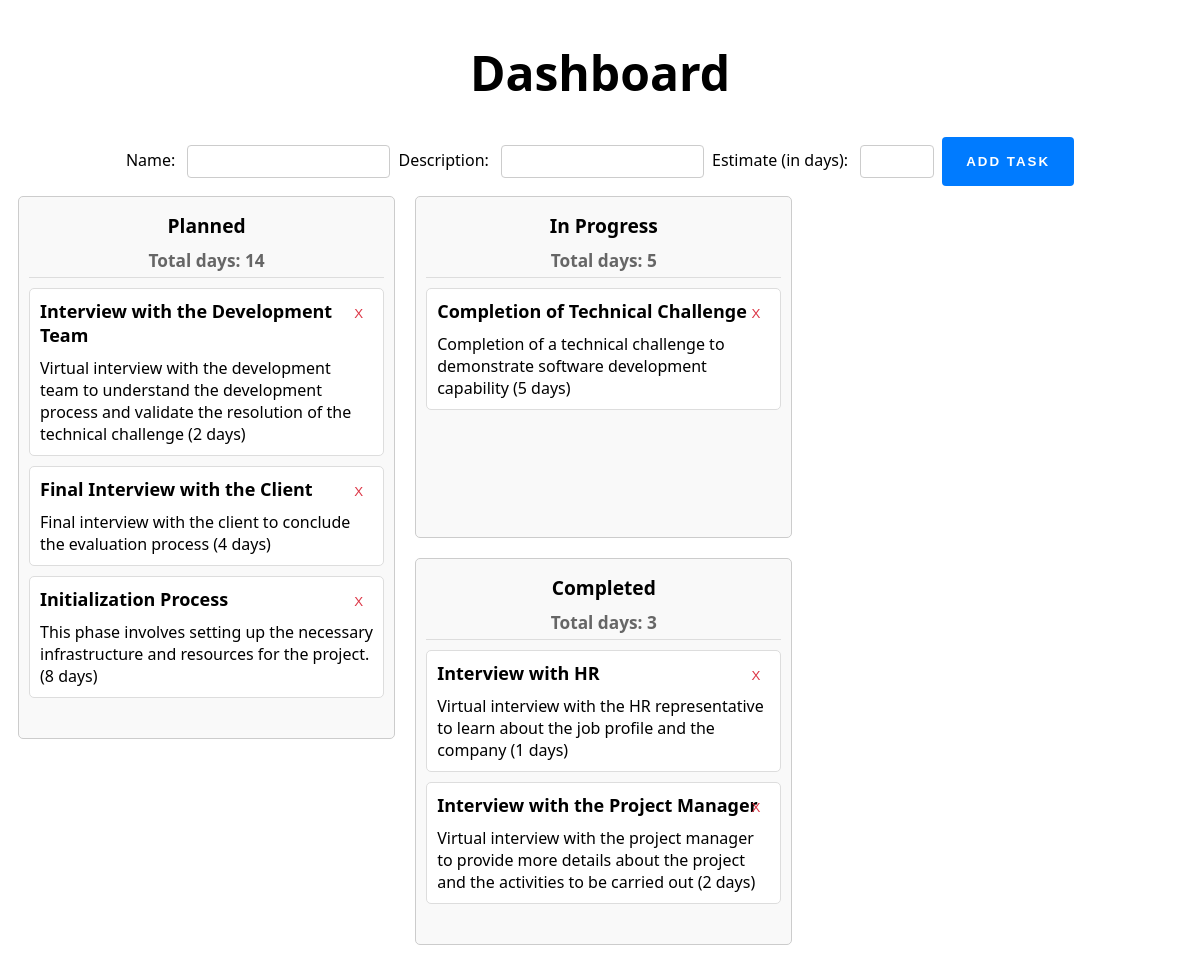
/dashboard/, run on the app's committed database.
### tasks/models.py (models this page shows, shortened)
class Task(models.Model):
    STATE_CHOICES = [('Planned', 'Planned'), ('In Progress', 'In Progress'), ('Completed', 'Completed')]
    name = models.CharField(max_length=100)
    description = models.TextField()
    estimate = models.IntegerField()
    state = models.CharField(max_length=20, choices=STATE_CHOICES, default='Planned')

### dashboard/views.py (the view)
# urls.py: path('', views.dashboard_view, name='dashboard'),
def dashboard_view(request):
    planned_tasks = Task.objects.filter(state='Planned').order_by('id')
    in_progress_tasks = Task.objects.filter(state='In Progress').order_by('id')
    completed_tasks = Task.objects.filter(state='Completed').order_by('id')
    total_planned_days = sum(task.estimate for task in planned_tasks)
    total_in_progress_days = sum(task.estimate for task in in_progress_tasks)
    total_completed_days = sum(task.estimate for task in completed_tasks)
    context = {
        'planned_tasks': planned_tasks,
        'in_progress_tasks': in_progress_tasks,
        'completed_tasks': completed_tasks,
        'total_planned_days': total_planned_days,
        'total_in_progress_days': total_in_progress_days,
        'total_completed_days': total_completed_days,
    }
    return render(request, 'dashboard/index.html', context)

### dashboard/templates/dashboard/index.html (shortened to what this page needs)
<!DOCTYPE html>
<html lang="en">
<head>
    {% load static %}
    <link rel="stylesheet" href="{% static 'dashboard/styles.css' %}">
</head>
<body>
    <div class="container">
        <h1>Dashboard</h1>
        <form class="new-task-form" action="/api/tasks/" method="post" onsubmit="event.preventDefault();">
            <label>
                Name:
                <input type="text" name="name">
            </label>
            <label>
                Description:
                <input type="text" name="description">
            </label>
            <label>
                Estimate (in days):
                <input type="number" name="estimate" min="1" max="30" width="10">
            </label>
            <button class="btn-submit" type="submit">Add Task</button>
        </form>
    </div>
    <div class="task-column" id="planned">
        <div class="column-header">
            Planned
            <div class="total-estimate">Total days: {{ total_planned_days }}</div>
        </div>
        {% for task in planned_tasks %}
        <div class="task-card" draggable="true" id="{{ task.id }}">
            <div class="task-card-header">
                <strong>{{ task.name }}</strong>
                <button class="btn-delete" type="button" onclick="deleteTask('{{task.id}}')">X</button>
            </div>
            <div class="task-card-body">
                {{ task.description }} ({{ task.estimate }} days)
            </div>
        </div>
        {% empty %}
        <div>No planned tasks</div>
        {% endfor %}
    </div>
    <div class="task-column" id="in-progress">
        <div class="column-header">
            In Progress
            <div class="total-estimate">Total days: {{ total_in_progress_days }}</div>
        </div>
        {% for task in in_progress_tasks %}
        <div class="task-card" draggable="true" id="{{ task.id }}">
            <div class="task-card-header">
                <strong>{{ task.name }}</strong>
                <button class="btn-delete" type="button" onclick="deleteTask('{{task.id}}')">X</button>
            </div>
            <div class="task-card-body">
                {{ task.description }} ({{ task.estimate }} days)
            </div>
        </div>
        {% empty %}
        <div>No tasks in progress</div>
        {% endfor %}
    </div>
    <div class="task-column" id="completed">
        <div class="column-header">
            Completed
            <div class="total-estimate">Total days: {{ total_completed_days }}</div>
        </div>
        {% for task in completed_tasks %}
        <div class="task-card" draggable="true" id="{{ task.id }}">
            <div class="task-card-header">
                <strong>{{ task.name }}</strong>
                <button class="btn-delete" type="button" onclick="deleteTask('{{task.id}}')">X</button>
            </div>
            <div class="task-card-body">
                {{ task.description }} ({{ task.estimate }} days)
            </div>
        </div>
        {% empty %}
        <div>No completed tasks</div>
        {% endfor %}
    </div>
</body>
</html>

### dashboard/static/dashboard/styles.css (style rules this page uses)
:root { --primary: #007bff; --secondary: #6c757d; --success: #28a745; --danger: #dc3545; --warning: #ffc107; --info: #17a2b8; --light: #f8f9fa; --dark: #343a40; }
body { font-family: system-ui, -apple-system, BlinkMacSystemFont, 'Segoe UI', Roboto, Oxygen, Ubuntu, Cantarell, 'Open Sans', 'Helvetica Neue', sans-serif; }
.container { max-width: 1000px; margin: 0 auto; padding: 0 1rem; display: flex; flex-direction: column; justify-content: center; align-items: center; }
button { border-radius: 25px; outline: none; border: none; cursor: pointer; }
a, button { transition: all 0.3s ease; }
h1 { font-size: 3rem; }
.new-task-form { display: flex; flex-direction: row; justify-content: center; max-width: 100%; }
input, textarea, select { border: 1px solid #ccc; border-radius: 4px; padding: 8px 12px; margin: 0.5rem; }
::placeholder { color: #aaa; }
.btn-submit { font-weight: bold; padding: 12px 24px; border-radius: 4px; background-color: var(--primary); color: #fff; text-transform: uppercase; letter-spacing: 2px; transition: background-color 0.3s ease; cursor: pointer; }
.btn-delete { padding: 0.5em 0.75em; background-color: transparent; border: none; cursor: pointer; color: #dc3545; position: absolute; top: 10px; right: 10px; border-radius: 50%; }
.task-column { width: 30%; float: left; padding: 10px; min-height: 300px; border: 1px solid #ccc; border-radius: 5px; background-color: #f9f9f9; margin: 10px; padding-bottom: 30px; }
.task-card { margin-bottom: 10px; padding: 10px; border: 1px solid #ddd; border-radius: 5px; background-color: #fff; cursor: move; position: relative; }
.task-card-header { font-size: large; display: flex; justify-content: space-between; align-items: center; margin-bottom: 10px; }
.column-header { font-size: larger; text-align: center; padding: 5px; font-weight: bold; border-bottom: 1px solid #ddd; margin-bottom: 10px; }
.total-estimate { font-size: 0.9em; color: #666; margin-top: 10px; }

### data on the page
Task: name "Interview with the Development Team", description "Virtual interview with the development team to understand the development process and validate the resolution of the technical challenge", estimate "2"
Task: name "Final Interview with the Client", description "Final interview with the client to conclude the evaluation process", estimate "4"
Task: name "Initialization Process", description "This phase involves setting up the necessary infrastructure and resources for the project.", estimate "8"
Task: name "Completion of Technical Challenge", description "Completion of a technical challenge to demonstrate software development capability", estimate "5"
Task: name "Interview with HR", description "Virtual interview with the HR representative to learn about the job profile and the company", estimate "1"
Task: name "Interview with the Project Manager", description "Virtual interview with the project manager to provide more details about the project and the activities to be carried out", estimate "2"

### other printed values
{{ total_planned_days }} "14"
{{ total_in_progress_days }} "5"
{{ total_completed_days }} "3"
